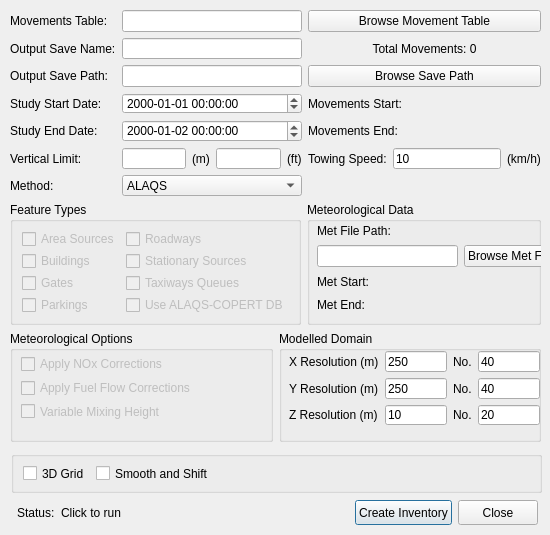
<?xml version="1.0" encoding="UTF-8"?>
<ui version="4.0">
 <class>DialogInventory</class>
 <widget class="QDialog" name="DialogInventory">
  <property name="geometry">
   <rect>
    <x>0</x>
    <y>0</y>
    <width>550</width>
    <height>535</height>
   </rect>
  </property>
  <property name="sizePolicy">
   <sizepolicy hsizetype="Fixed" vsizetype="Fixed">
    <horstretch>0</horstretch>
    <verstretch>0</verstretch>
   </sizepolicy>
  </property>
  <property name="minimumSize">
   <size>
    <width>450</width>
    <height>400</height>
   </size>
  </property>
  <property name="windowTitle">
   <string>Generate Emission Inventory</string>
  </property>
  <widget class="QWidget" name="layoutWidget">
   <property name="geometry">
    <rect>
     <x>17</x>
     <y>500</y>
     <width>521</width>
     <height>25</height>
    </rect>
   </property>
   <layout class="QHBoxLayout" name="horizontalLayout_2">
    <item>
     <widget class="QLabel" name="label_9">
      <property name="maximumSize">
       <size>
        <width>16777215</width>
        <height>30</height>
       </size>
      </property>
      <property name="text">
       <string>Status:</string>
      </property>
     </widget>
    </item>
    <item>
     <widget class="QLabel" name="status_update">
      <property name="maximumSize">
       <size>
        <width>16777215</width>
        <height>30</height>
       </size>
      </property>
      <property name="text">
       <string>Click to run</string>
      </property>
     </widget>
    </item>
    <item>
     <spacer name="horizontalSpacer_5">
      <property name="orientation">
       <enum>Qt::Horizontal</enum>
      </property>
      <property name="sizeHint" stdset="0">
       <size>
        <width>40</width>
        <height>20</height>
       </size>
      </property>
     </spacer>
    </item>
    <item>
     <widget class="QPushButton" name="create_inventory">
      <property name="maximumSize">
       <size>
        <width>16777215</width>
        <height>30</height>
       </size>
      </property>
      <property name="text">
       <string>Create Inventory</string>
      </property>
     </widget>
    </item>
    <item>
     <widget class="QPushButton" name="cancel">
      <property name="maximumSize">
       <size>
        <width>16777215</width>
        <height>30</height>
       </size>
      </property>
      <property name="text">
       <string>Close</string>
      </property>
     </widget>
    </item>
   </layout>
  </widget>
  <widget class="QGroupBox" name="groupBox_2">
   <property name="geometry">
    <rect>
     <x>11</x>
     <y>451</y>
     <width>531</width>
     <height>42</height>
    </rect>
   </property>
   <property name="sizePolicy">
    <sizepolicy hsizetype="Preferred" vsizetype="Fixed">
     <horstretch>0</horstretch>
     <verstretch>0</verstretch>
    </sizepolicy>
   </property>
   <property name="maximumSize">
    <size>
     <width>16777215</width>
     <height>42</height>
    </size>
   </property>
   <property name="title">
    <string/>
   </property>
   <layout class="QHBoxLayout" name="horizontalLayout_7">
    <item>
     <layout class="QHBoxLayout" name="horizontalLayout_3">
      <item>
       <widget class="QCheckBox" name="grid_3d">
        <property name="text">
         <string>3D Grid</string>
        </property>
       </widget>
      </item>
      <item>
       <widget class="QCheckBox" name="smooth_and_shift">
        <property name="text">
         <string>Smooth and Shift</string>
        </property>
       </widget>
      </item>
      <item>
       <spacer name="horizontalSpacer_7">
        <property name="orientation">
         <enum>Qt::Horizontal</enum>
        </property>
        <property name="sizeHint" stdset="0">
         <size>
          <width>40</width>
          <height>20</height>
         </size>
        </property>
       </spacer>
      </item>
     </layout>
    </item>
   </layout>
  </widget>
  <widget class="QWidget" name="layoutWidget">
   <property name="geometry">
    <rect>
     <x>10</x>
     <y>202</y>
     <width>531</width>
     <height>123</height>
    </rect>
   </property>
   <layout class="QHBoxLayout" name="horizontalLayout_10">
    <item>
     <widget class="QGroupBox" name="groupBox">
      <property name="sizePolicy">
       <sizepolicy hsizetype="Preferred" vsizetype="Preferred">
        <horstretch>1</horstretch>
        <verstretch>0</verstretch>
       </sizepolicy>
      </property>
      <property name="title">
       <string>Feature Types</string>
      </property>
      <layout class="QHBoxLayout" name="horizontalLayout_5">
       <item>
        <layout class="QGridLayout" name="gridLayout_2">
         <item row="1" column="1">
          <widget class="QCheckBox" name="stationary_sources">
           <property name="enabled">
            <bool>false</bool>
           </property>
           <property name="text">
            <string>Stationary Sources</string>
           </property>
          </widget>
         </item>
         <item row="2" column="0">
          <widget class="QCheckBox" name="gates">
           <property name="enabled">
            <bool>false</bool>
           </property>
           <property name="text">
            <string>Gates</string>
           </property>
          </widget>
         </item>
         <item row="2" column="1">
          <widget class="QCheckBox" name="taxiway_queues">
           <property name="enabled">
            <bool>false</bool>
           </property>
           <property name="text">
            <string>Taxiways Queues</string>
           </property>
          </widget>
         </item>
         <item row="3" column="0">
          <widget class="QCheckBox" name="parking">
           <property name="enabled">
            <bool>false</bool>
           </property>
           <property name="text">
            <string>Parkings</string>
           </property>
          </widget>
         </item>
         <item row="0" column="0">
          <widget class="QCheckBox" name="area_sources">
           <property name="enabled">
            <bool>false</bool>
           </property>
           <property name="text">
            <string>Area Sources</string>
           </property>
           <property name="checked">
            <bool>false</bool>
           </property>
          </widget>
         </item>
         <item row="1" column="0">
          <widget class="QCheckBox" name="buildings">
           <property name="enabled">
            <bool>false</bool>
           </property>
           <property name="text">
            <string>Buildings</string>
           </property>
          </widget>
         </item>
         <item row="0" column="1">
          <widget class="QCheckBox" name="roadways">
           <property name="enabled">
            <bool>false</bool>
           </property>
           <property name="text">
            <string>Roadways</string>
           </property>
           <property name="checked">
            <bool>false</bool>
           </property>
          </widget>
         </item>
         <item row="3" column="1">
          <widget class="QCheckBox" name="use_copert_db">
           <property name="enabled">
            <bool>false</bool>
           </property>
           <property name="text">
            <string>Use ALAQS-COPERT DB</string>
           </property>
          </widget>
         </item>
        </layout>
       </item>
      </layout>
     </widget>
    </item>
    <item>
     <widget class="QGroupBox" name="groupBox_5">
      <property name="sizePolicy">
       <sizepolicy hsizetype="Preferred" vsizetype="Preferred">
        <horstretch>1</horstretch>
        <verstretch>0</verstretch>
       </sizepolicy>
      </property>
      <property name="title">
       <string>Meteorological Data</string>
      </property>
      <widget class="QWidget" name="layoutWidget">
       <property name="geometry">
        <rect>
         <x>10</x>
         <y>20</y>
         <width>241</width>
         <height>91</height>
        </rect>
       </property>
       <layout class="QGridLayout" name="gridLayout_5">
        <item row="0" column="0">
         <widget class="QLabel" name="label_22">
          <property name="text">
           <string>Met File Path:</string>
          </property>
         </widget>
        </item>
        <item row="1" column="0">
         <layout class="QHBoxLayout" name="horizontalLayout_9">
          <item>
           <widget class="QLineEdit" name="met_file_path"/>
          </item>
          <item>
           <widget class="QPushButton" name="browse_met_file">
            <property name="text">
             <string>Browse Met File</string>
            </property>
           </widget>
          </item>
         </layout>
        </item>
        <item row="2" column="0">
         <widget class="QLabel" name="met_start">
          <property name="text">
           <string>Met Start:</string>
          </property>
         </widget>
        </item>
        <item row="3" column="0">
         <widget class="QLabel" name="met_end">
          <property name="text">
           <string>Met End:</string>
          </property>
         </widget>
        </item>
       </layout>
      </widget>
     </widget>
    </item>
   </layout>
  </widget>
  <widget class="QWidget" name="layoutWidget">
   <property name="geometry">
    <rect>
     <x>10</x>
     <y>10</y>
     <width>531</width>
     <height>186</height>
    </rect>
   </property>
   <layout class="QGridLayout" name="gridLayout">
    <item row="3" column="1">
     <widget class="QDateTimeEdit" name="study_start_date">
      <property name="displayFormat">
       <string>yyyy-MM-dd HH:mm:ss</string>
      </property>
     </widget>
    </item>
    <item row="6" column="1">
     <widget class="QComboBox" name="method">
      <item>
       <property name="text">
        <string>ALAQS</string>
       </property>
      </item>
     </widget>
    </item>
    <item row="5" column="1">
     <layout class="QHBoxLayout" name="horizontalLayout">
      <item>
       <widget class="QLineEdit" name="vert_limit_m"/>
      </item>
      <item>
       <widget class="QLabel" name="label_7">
        <property name="text">
         <string>(m)</string>
        </property>
       </widget>
      </item>
      <item>
       <widget class="QLineEdit" name="vert_limit_ft"/>
      </item>
      <item>
       <widget class="QLabel" name="label_8">
        <property name="text">
         <string>(ft)</string>
        </property>
       </widget>
      </item>
     </layout>
    </item>
    <item row="6" column="0">
     <widget class="QLabel" name="label_10">
      <property name="text">
       <string>Method:</string>
      </property>
     </widget>
    </item>
    <item row="5" column="3">
     <layout class="QHBoxLayout" name="horizontalLayout_4">
      <item>
       <widget class="QLabel" name="label_11">
        <property name="text">
         <string>Towing Speed:</string>
        </property>
       </widget>
      </item>
      <item>
       <widget class="QLineEdit" name="towing_speed">
        <property name="text">
         <string>10</string>
        </property>
       </widget>
      </item>
      <item>
       <widget class="QLabel" name="label_12">
        <property name="text">
         <string>(km/h)</string>
        </property>
       </widget>
      </item>
     </layout>
    </item>
    <item row="0" column="0">
     <widget class="QLabel" name="label">
      <property name="text">
       <string>Movements Table:</string>
      </property>
     </widget>
    </item>
    <item row="0" column="1">
     <widget class="QLineEdit" name="movement_table_path">
      <property name="sizePolicy">
       <sizepolicy hsizetype="Expanding" vsizetype="Fixed">
        <horstretch>1</horstretch>
        <verstretch>0</verstretch>
       </sizepolicy>
      </property>
      <property name="text">
       <string/>
      </property>
     </widget>
    </item>
    <item row="0" column="3">
     <widget class="QPushButton" name="browse_movement_table">
      <property name="text">
       <string>Browse Movement Table</string>
      </property>
     </widget>
    </item>
    <item row="1" column="0">
     <widget class="QLabel" name="label_2">
      <property name="text">
       <string>Output Save Name:</string>
      </property>
     </widget>
    </item>
    <item row="1" column="1">
     <widget class="QLineEdit" name="output_save_name">
      <property name="sizePolicy">
       <sizepolicy hsizetype="Expanding" vsizetype="Fixed">
        <horstretch>1</horstretch>
        <verstretch>0</verstretch>
       </sizepolicy>
      </property>
     </widget>
    </item>
    <item row="2" column="0">
     <widget class="QLabel" name="label_3">
      <property name="text">
       <string>Output Save Path:</string>
      </property>
     </widget>
    </item>
    <item row="2" column="1">
     <widget class="QLineEdit" name="output_save_path">
      <property name="sizePolicy">
       <sizepolicy hsizetype="Expanding" vsizetype="Fixed">
        <horstretch>1</horstretch>
        <verstretch>0</verstretch>
       </sizepolicy>
      </property>
      <property name="text">
       <string/>
      </property>
     </widget>
    </item>
    <item row="2" column="3">
     <widget class="QPushButton" name="browse_save_path">
      <property name="text">
       <string>Browse Save Path</string>
      </property>
     </widget>
    </item>
    <item row="3" column="0">
     <widget class="QLabel" name="label_4">
      <property name="text">
       <string>Study Start Date:</string>
      </property>
     </widget>
    </item>
    <item row="4" column="0">
     <widget class="QLabel" name="label_5">
      <property name="text">
       <string>Study End Date:</string>
      </property>
     </widget>
    </item>
    <item row="4" column="1">
     <widget class="QDateTimeEdit" name="study_end_date">
      <property name="dateTime">
       <datetime>
        <hour>0</hour>
        <minute>0</minute>
        <second>0</second>
        <year>2000</year>
        <month>1</month>
        <day>2</day>
       </datetime>
      </property>
      <property name="displayFormat">
       <string>yyyy-MM-dd HH:mm:ss</string>
      </property>
     </widget>
    </item>
    <item row="5" column="0">
     <widget class="QLabel" name="label_6">
      <property name="text">
       <string>Vertical Limit:</string>
      </property>
     </widget>
    </item>
    <item row="4" column="3">
     <widget class="QLabel" name="movement_end">
      <property name="text">
       <string>Movements End:</string>
      </property>
     </widget>
    </item>
    <item row="3" column="3">
     <widget class="QLabel" name="movement_start">
      <property name="text">
       <string>Movements Start:</string>
      </property>
     </widget>
    </item>
    <item row="1" column="3">
     <widget class="QLabel" name="movements_total">
      <property name="text">
       <string>Total Movements: 0</string>
      </property>
      <property name="alignment">
       <set>Qt::AlignCenter</set>
      </property>
     </widget>
    </item>
   </layout>
  </widget>
  <widget class="QWidget" name="layoutWidget">
   <property name="geometry">
    <rect>
     <x>10</x>
     <y>331</y>
     <width>531</width>
     <height>111</height>
    </rect>
   </property>
   <layout class="QHBoxLayout" name="horizontalLayout_6">
    <item>
     <widget class="QGroupBox" name="groupBox_3">
      <property name="sizePolicy">
       <sizepolicy hsizetype="Preferred" vsizetype="Preferred">
        <horstretch>1</horstretch>
        <verstretch>0</verstretch>
       </sizepolicy>
      </property>
      <property name="title">
       <string>Meteorological Options</string>
      </property>
      <widget class="QWidget" name="layoutWidget">
       <property name="geometry">
        <rect>
         <x>11</x>
         <y>24</y>
         <width>206</width>
         <height>65</height>
        </rect>
       </property>
       <layout class="QGridLayout" name="gridLayout_3">
        <item row="2" column="0">
         <widget class="QCheckBox" name="variable_mixing_height">
          <property name="enabled">
           <bool>false</bool>
          </property>
          <property name="text">
           <string>Variable Mixing Height</string>
          </property>
         </widget>
        </item>
        <item row="1" column="0">
         <widget class="QCheckBox" name="apply_fuel_flow">
          <property name="enabled">
           <bool>false</bool>
          </property>
          <property name="text">
           <string>Apply Fuel Flow Corrections</string>
          </property>
         </widget>
        </item>
        <item row="0" column="0">
         <widget class="QCheckBox" name="apply_nox">
          <property name="enabled">
           <bool>false</bool>
          </property>
          <property name="text">
           <string>Apply NOx Corrections</string>
          </property>
         </widget>
        </item>
       </layout>
      </widget>
     </widget>
    </item>
    <item>
     <widget class="QGroupBox" name="groupBox_4">
      <property name="sizePolicy">
       <sizepolicy hsizetype="Preferred" vsizetype="Preferred">
        <horstretch>1</horstretch>
        <verstretch>0</verstretch>
       </sizepolicy>
      </property>
      <property name="title">
       <string>Modelled Domain</string>
      </property>
      <widget class="QWidget" name="layoutWidget">
       <property name="geometry">
        <rect>
         <x>10</x>
         <y>20</y>
         <width>251</width>
         <height>74</height>
        </rect>
       </property>
       <layout class="QGridLayout" name="gridLayout_4">
        <item row="0" column="0">
         <widget class="QLabel" name="label_16">
          <property name="text">
           <string>X Resolution (m)</string>
          </property>
         </widget>
        </item>
        <item row="0" column="1">
         <widget class="QLineEdit" name="x_resolution">
          <property name="text">
           <string>250</string>
          </property>
         </widget>
        </item>
        <item row="0" column="2">
         <widget class="QLabel" name="label_19">
          <property name="text">
           <string>No.</string>
          </property>
         </widget>
        </item>
        <item row="0" column="3">
         <widget class="QLineEdit" name="x_cells">
          <property name="text">
           <string>40</string>
          </property>
         </widget>
        </item>
        <item row="1" column="0">
         <widget class="QLabel" name="label_17">
          <property name="text">
           <string>Y Resolution (m)</string>
          </property>
         </widget>
        </item>
        <item row="1" column="1">
         <widget class="QLineEdit" name="y_resolution">
          <property name="text">
           <string>250</string>
          </property>
         </widget>
        </item>
        <item row="1" column="2">
         <widget class="QLabel" name="label_20">
          <property name="text">
           <string>No.</string>
          </property>
         </widget>
        </item>
        <item row="1" column="3">
         <widget class="QLineEdit" name="y_cells">
          <property name="text">
           <string>40</string>
          </property>
         </widget>
        </item>
        <item row="2" column="0">
         <widget class="QLabel" name="label_18">
          <property name="text">
           <string>Z Resolution (m)</string>
          </property>
         </widget>
        </item>
        <item row="2" column="1">
         <widget class="QLineEdit" name="z_resolution">
          <property name="text">
           <string>10</string>
          </property>
         </widget>
        </item>
        <item row="2" column="2">
         <widget class="QLabel" name="label_21">
          <property name="text">
           <string>No.</string>
          </property>
         </widget>
        </item>
        <item row="2" column="3">
         <widget class="QLineEdit" name="z_cells">
          <property name="text">
           <string>20</string>
          </property>
         </widget>
        </item>
       </layout>
      </widget>
     </widget>
    </item>
   </layout>
  </widget>
 </widget>
 <tabstops>
  <tabstop>movement_table_path</tabstop>
  <tabstop>browse_movement_table</tabstop>
  <tabstop>output_save_name</tabstop>
  <tabstop>output_save_path</tabstop>
  <tabstop>browse_save_path</tabstop>
  <tabstop>study_start_date</tabstop>
  <tabstop>study_end_date</tabstop>
  <tabstop>vert_limit_m</tabstop>
  <tabstop>vert_limit_ft</tabstop>
  <tabstop>towing_speed</tabstop>
  <tabstop>method</tabstop>
  <tabstop>area_sources</tabstop>
  <tabstop>buildings</tabstop>
  <tabstop>gates</tabstop>
  <tabstop>parking</tabstop>
  <tabstop>roadways</tabstop>
  <tabstop>stationary_sources</tabstop>
  <tabstop>taxiway_queues</tabstop>
  <tabstop>use_copert_db</tabstop>
  <tabstop>met_file_path</tabstop>
  <tabstop>browse_met_file</tabstop>
  <tabstop>apply_nox</tabstop>
  <tabstop>apply_fuel_flow</tabstop>
  <tabstop>variable_mixing_height</tabstop>
  <tabstop>x_resolution</tabstop>
  <tabstop>x_cells</tabstop>
  <tabstop>y_resolution</tabstop>
  <tabstop>y_cells</tabstop>
  <tabstop>z_resolution</tabstop>
  <tabstop>z_cells</tabstop>
  <tabstop>grid_3d</tabstop>
  <tabstop>smooth_and_shift</tabstop>
  <tabstop>create_inventory</tabstop>
  <tabstop>cancel</tabstop>
 </tabstops>
 <resources/>
 <connections/>
</ui>
